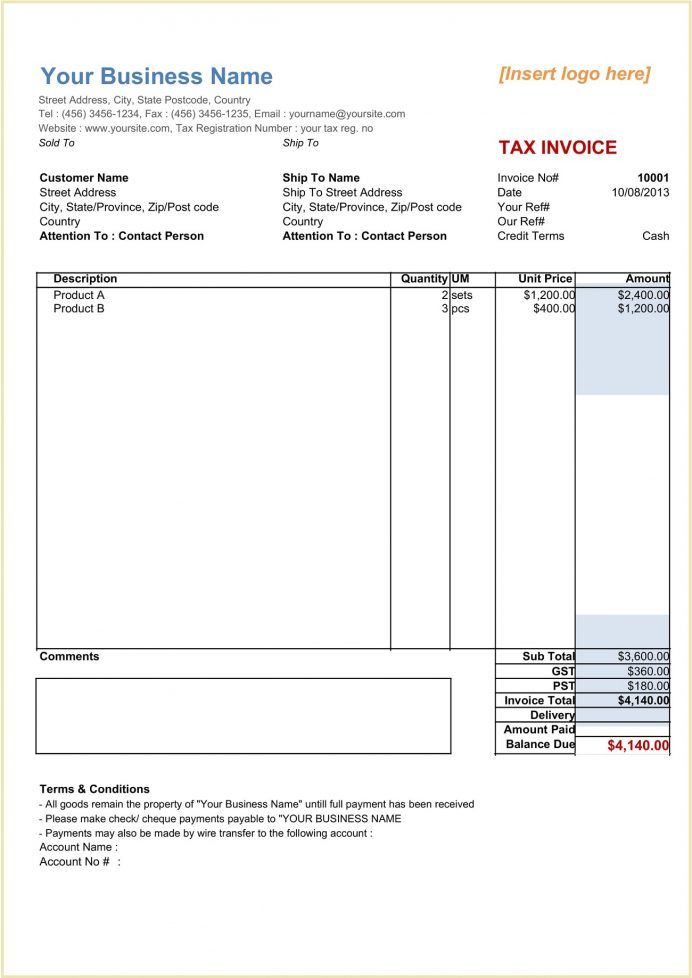
#> input picture data/Image_13.jpg, 692 x 978 px
$ python -i invoice.py   (imports and definitions only)
#> lines starting #> are read from the running program, lines starting #| are printed output that depends on the picture; after the words box and inside, x2 and y2 are one past the last pixel; in counts of white or black regions, pixels touching at a corner belong together
import pytesseract
from PIL import Image
import pandas as pd
import numpy as np
import cv2
import os
from datetime import datetime
import re


class InvoiceAnalyzer:
    def __init__(self):
        self.processed_invoices = []
        self.total_processed = 0

    def preprocess_image(self, image_path):
        """Preprocess the image for better OCR accuracy"""
#> called with image_path = '../data/Image_13.jpg'
        if not os.path.exists(image_path):
            raise FileNotFoundError(f"Image file not found at: {image_path}")

        img = cv2.imread(image_path)
#> img is the input picture: shape (978, 692, 3); mean B, G, R 244.7, 245.2, 245.1
        if img is None:
            raise ValueError(f"Failed to load image at: {image_path}")

        # Convert to grayscale
        gray = cv2.cvtColor(img, cv2.COLOR_BGR2GRAY)
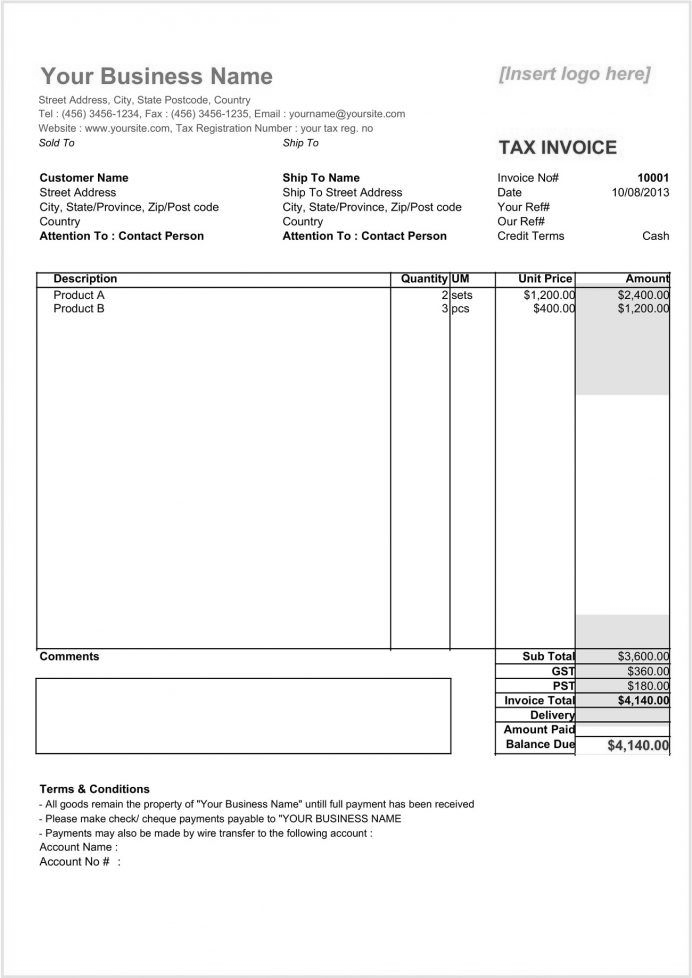
#> gray: shape (978, 692); min 0, max 255, mean 245.1

        # Apply thresholding
        gray = cv2.threshold(
            gray, 0, 255, cv2.THRESH_BINARY + cv2.THRESH_OTSU)[1]
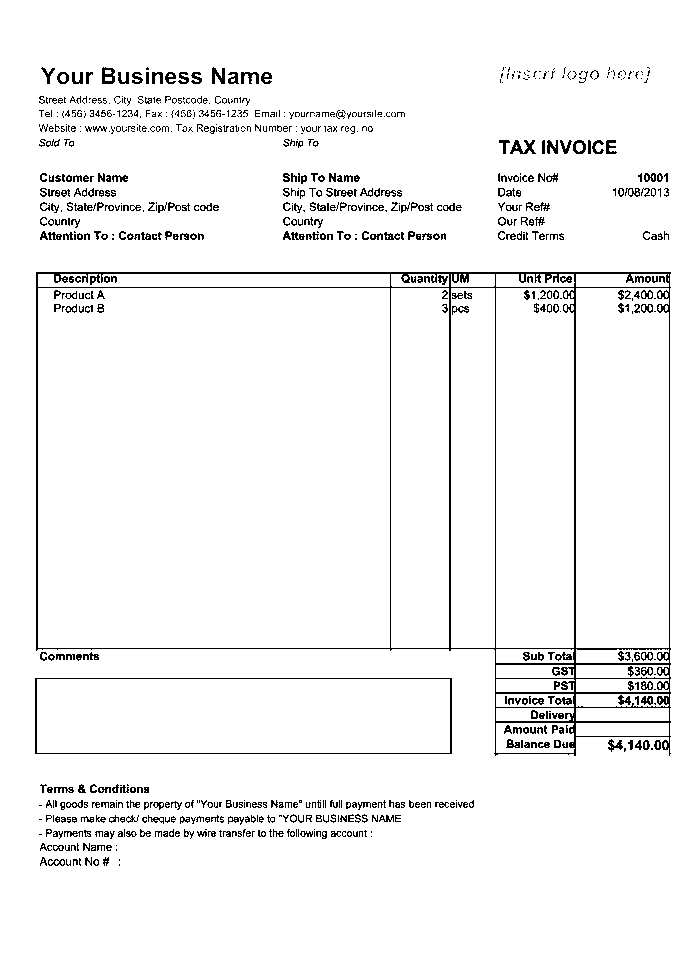
#> gray: shape (978, 692); 95.8% white; black in thin lines or dots, all inside (x1, y1, x2, y2) = (35, 67, 671, 866)

        # Apply dilation
        kernel = cv2.getStructuringElement(cv2.MORPH_RECT, (3, 3))
        gray = cv2.dilate(gray, kernel, iterations=1)
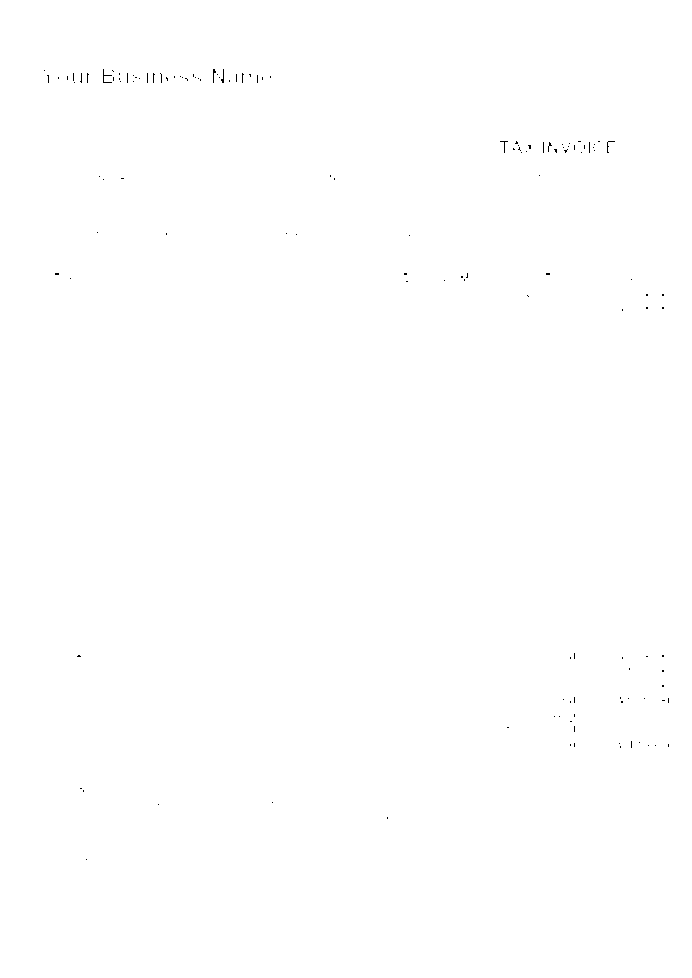
#> gray: shape (978, 692); 99.9% white; black in thin lines or dots, all inside (x1, y1, x2, y2) = (44, 69, 669, 860)

        temp_path = os.path.join(os.path.dirname(
            image_path), "temp_processed_image.png")
        cv2.imwrite(temp_path, gray)

        return temp_path

    def extract_data(self, image_path):
        """Extract data from invoice image"""
        processed_image_path = self.preprocess_image(image_path)
        custom_config = r'--oem 3 --psm 6'
#> (the run stopped early here; a loop or call above may not have finished)

$ run again, on data/bank_statement.jpg
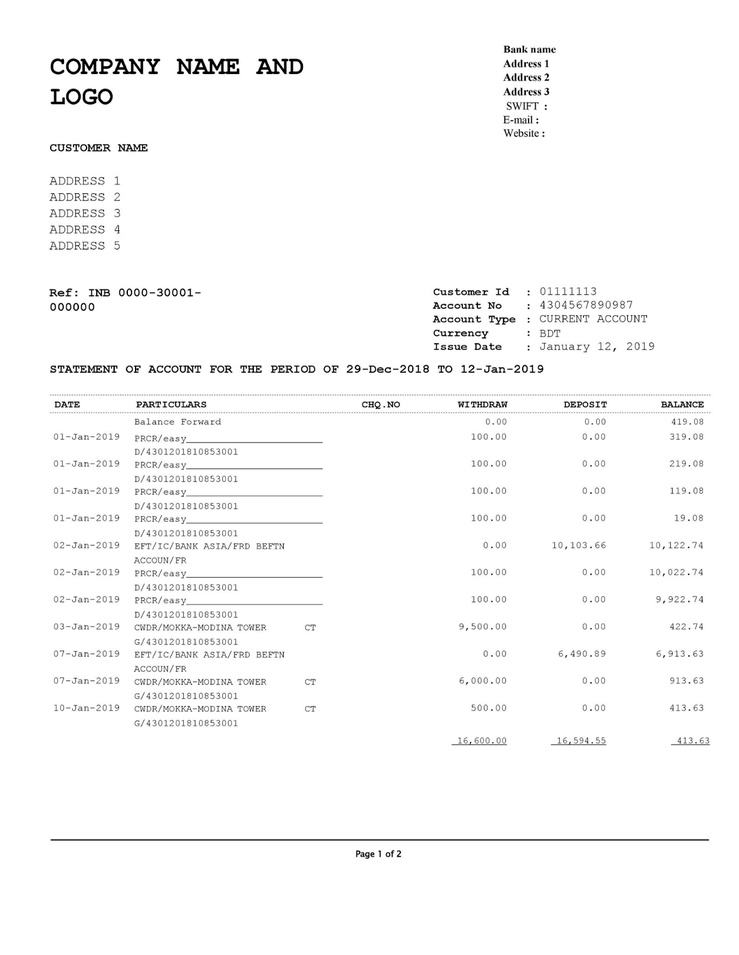
#> input picture data/bank_statement.jpg, 739 x 955 px, shrunk from 1237 x 1600 before the run
#> in preprocess_image, img is the input picture: shape (955, 739, 3); min 0, max 255, mean 249.7
#> in preprocess_image, `gray = cv2.threshold( gray, 0, 255, cv2.THRESH_BINARY + cv2.THRESH_OTS..`:
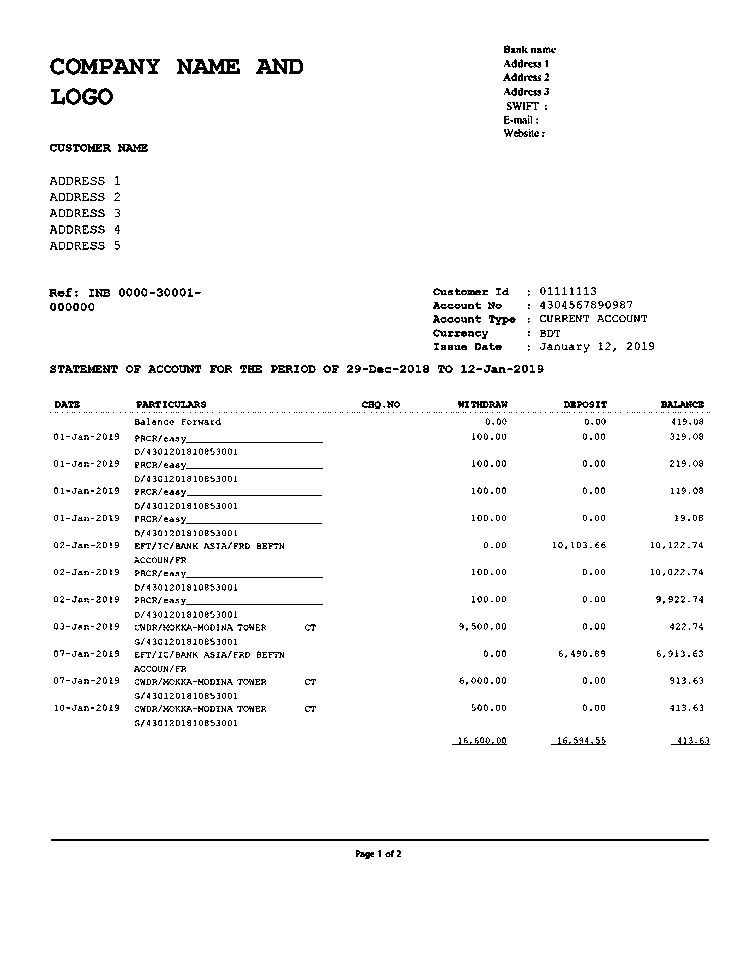
#> gray: shape (955, 739); 96.8% white; black in thin lines or dots, all inside (x1, y1, x2, y2) = (49, 45, 710, 859)
#> in preprocess_image, `gray = cv2.dilate(gray, kernel, iterations=1)`:
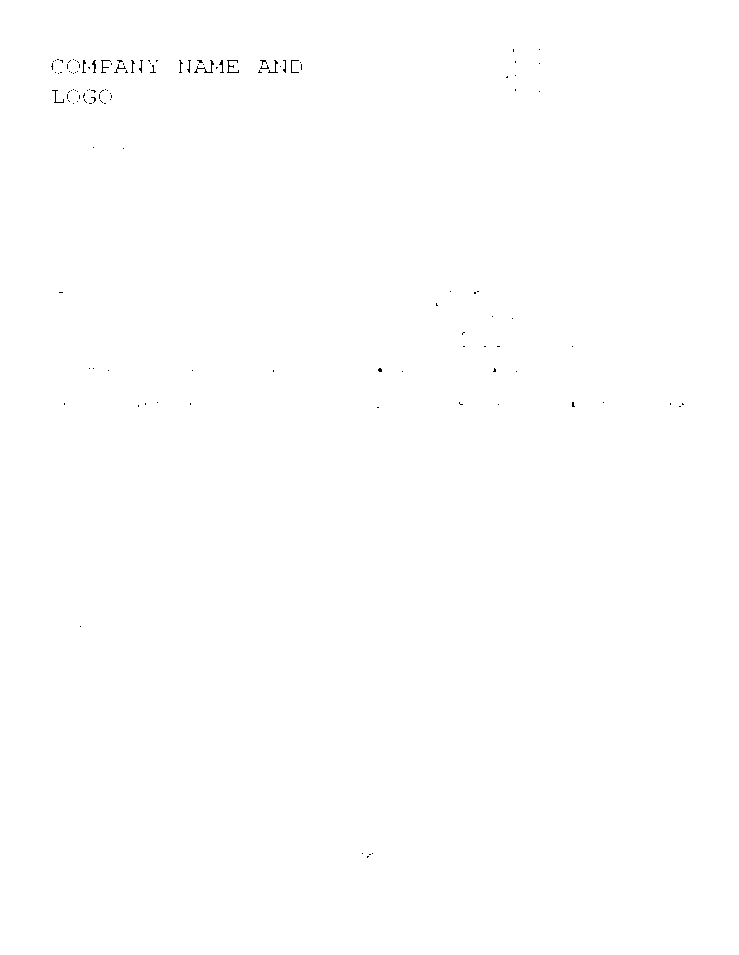
#> gray: shape (955, 739); 99.9% white; black in thin lines or dots, all inside (x1, y1, x2, y2) = (51, 49, 684, 858)

$ run again, on data/invoice.jpg
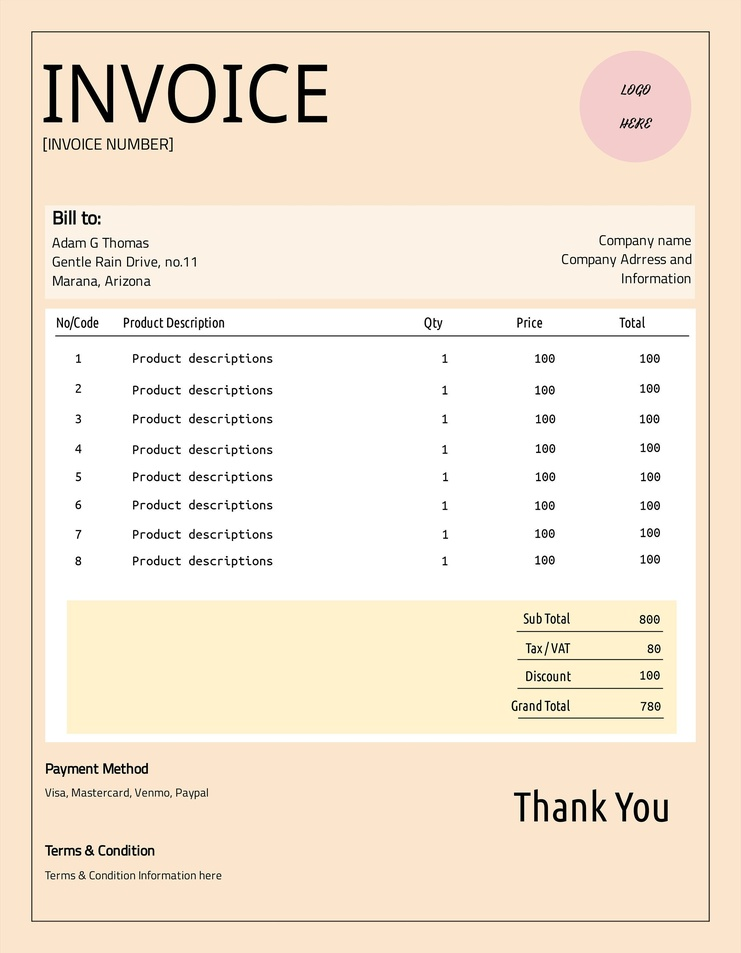
#> input picture data/invoice.jpg, 741 x 953 px, shrunk from 2333 x 3000 before the run
#> in preprocess_image, img is the input picture: shape (953, 741, 3); mean B, G, R 215, 231.8, 245
#> in preprocess_image, `gray = cv2.threshold( gray, 0, 255, cv2.THRESH_BINARY + cv2.THRESH_OTS..`:
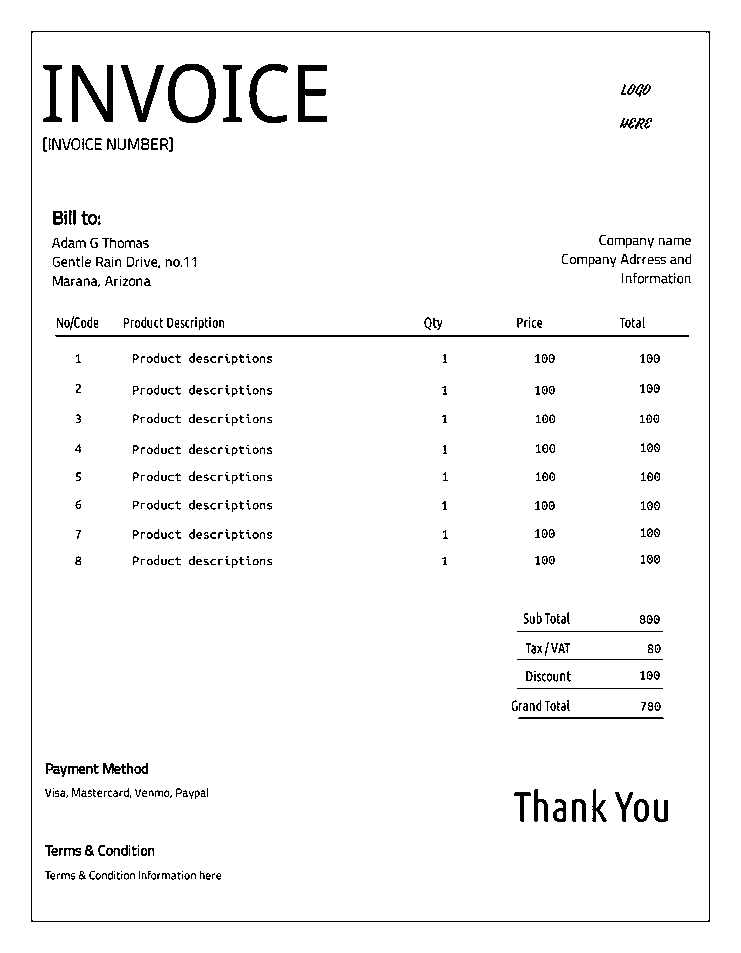
#> gray: shape (953, 741); 96.6% white; 553 black regions (221 under 20 px), largest, box (x1, y1, x2, y2) and area: (31, 31, 710, 922) 3141, (55, 335, 689, 337) 1267, (72, 65, 113, 122) 1065
#> in preprocess_image, `gray = cv2.dilate(gray, kernel, iterations=1)`:
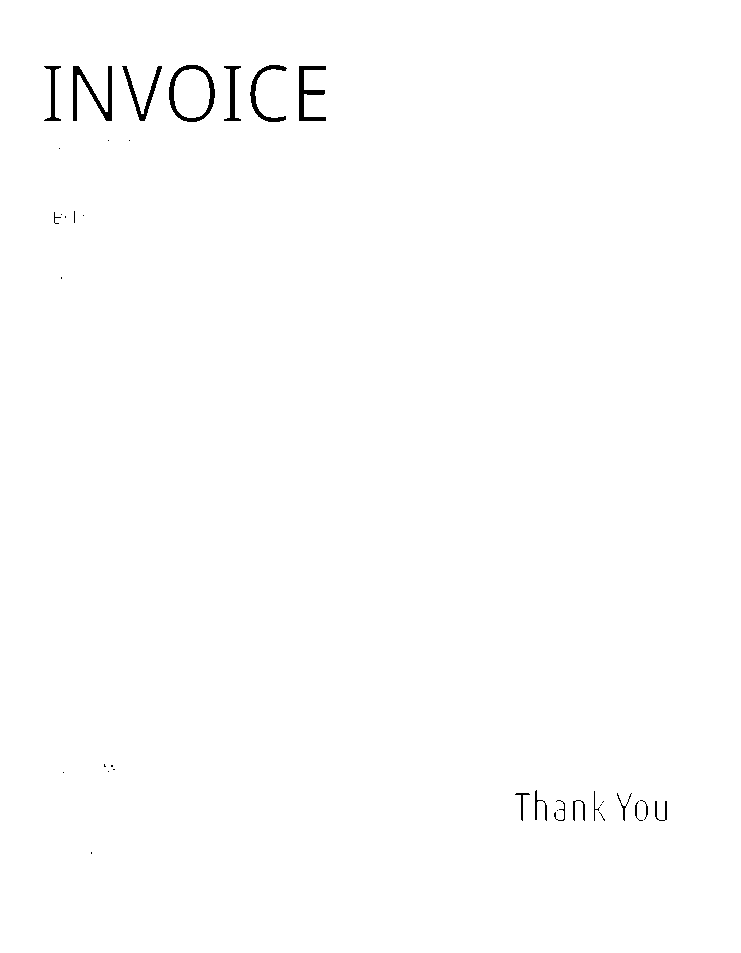
#> gray: shape (953, 741); 99.4% white; 35 black regions (18 under 20 px), largest, box (x1, y1, x2, y2) and area: (73, 66, 112, 121) 689, (169, 65, 215, 122) 656, (299, 66, 326, 121) 552

$ run again, on data/Image_27.png
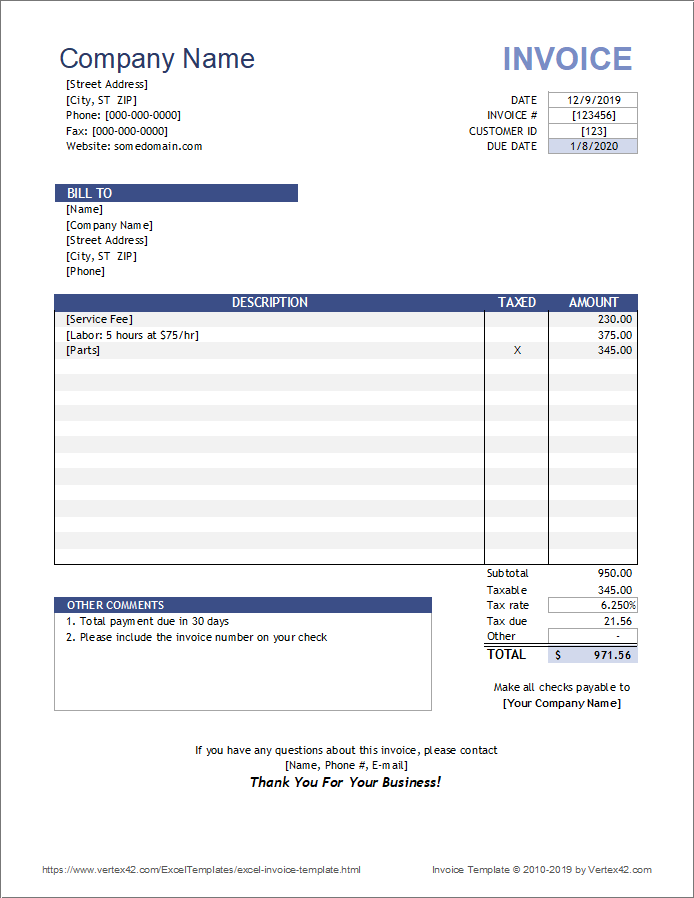
#> input picture data/Image_27.png, 694 x 898 px
#> in preprocess_image, img is the input picture: shape (898, 694, 3); mean B, G, R 243.9, 241.8, 241.1
#> in preprocess_image, `gray = cv2.threshold( gray, 0, 255, cv2.THRESH_BINARY + cv2.THRESH_OTS..`:
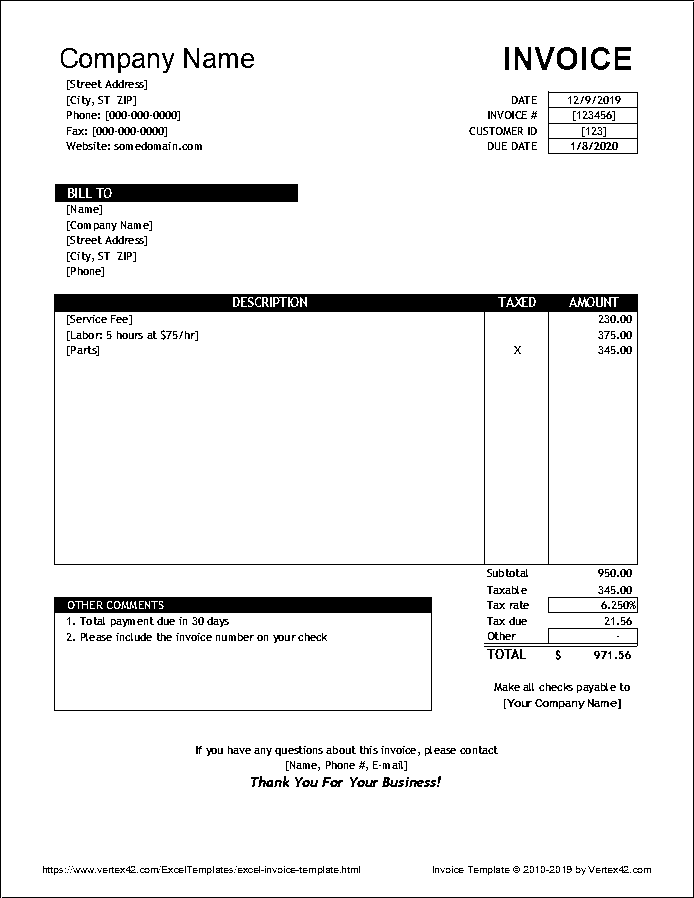
#> gray: shape (898, 694); 93.6% white; 556 black regions (288 under 20 px), largest, box (x1, y1, x2, y2) and area: (54, 294, 638, 565) 11342, (54, 597, 432, 711) 6302, (55, 184, 298, 202) 4189
#> in preprocess_image, `gray = cv2.dilate(gray, kernel, iterations=1)`:
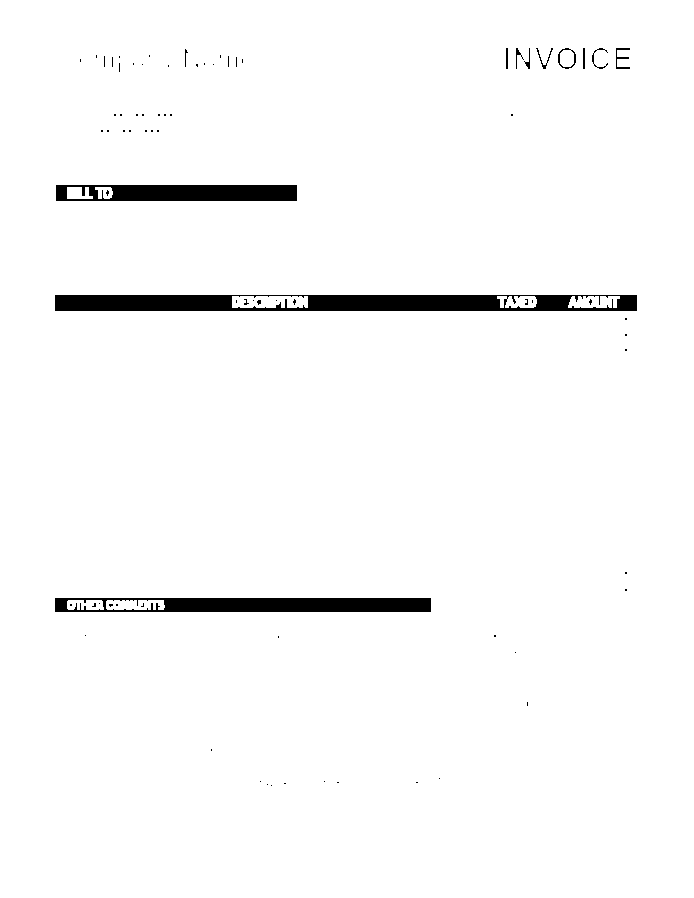
#> gray: shape (898, 694); 97.4% white; 79 black regions (67 under 20 px), largest, box (x1, y1, x2, y2) and area: (55, 295, 637, 311) 7542, (55, 598, 431, 612) 4406, (56, 185, 297, 201) 3439
